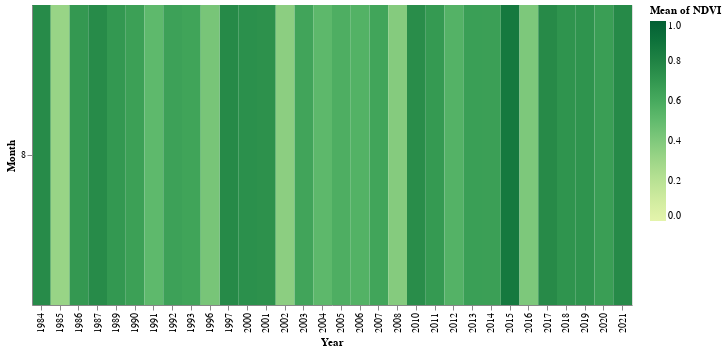

The code cell stored with this chart in its notebook:
### Markdown cell above
# Calendar heatmap

### Code cell
alt.Chart(nbr_df).mark_rect().encode(
    x='Year:O',
    y='Month:O',
    color=alt.Color(
        'mean(NDVI):Q', scale=alt.Scale(scheme='yellowgreen', domain=(0, 1))),
    tooltip=[
        alt.Tooltip('Year:O', title='Year'),
        alt.Tooltip('Month:O', title='Month'),
        alt.Tooltip('mean(NBR):Q', title='NBR')
    ]).properties(width=600, height=300)

### Figure 1 — Vega-Lite specification as saved in the notebook (floating-point values rounded to 4 significant figures)
{"config": {"view": {"continuousWidth": 400, "continuousHeight": 300}}, "data": {"name": "data-0130484a592f89437c233b5cb13a50b4"}, "mark": "rect", "encoding": {"color": {"aggregate": "mean", "field": "NDVI", "scale": {"domain": [0, 1], "scheme": "yellowgreen"}, "type": "quantitative"}, "tooltip": [{"field": "Year", "title": "Year", "type": "ordinal"}, {"field": "Month", "title": "Month", "type": "ordinal"}, {"aggregate": "mean", "field": "NBR", "title": "NBR", "type": "quantitative"}], "x": {"field": "Year", "type": "ordinal"}, "y": {"field": "Month", "type": "ordinal"}}, "height": 300, "width": 600, "$schema": "https://vega.github.io/schema/vega-lite/v4.17.0.json", "datasets": {"data-0130484a592f89437c233b5cb13a50b4": [{"NDVI": 0.66, "millis": 1375360327810, "system:index": "1_1_LC08_214064_20130325", "Timestamp": "2013-08-01T12:32:07.810000", "Year": 2013, "Month": 8, "Day": 1, "DOY": 213}, {"NDVI": 0.6588, "millis": 1406896201573, "system:index": "1_1_LC08_214064_20140104", "Timestamp": "2014-08-01T12:30:01.573000", "Year": 2014, "Month": 8, "Day": 1, "DOY": 213}, {"NDVI": 0.8594, "millis": 1438432123441, "system:index": "1_1_LC08_214064_20150107", "Timestamp": "2015-08-01T12:28:43.441000", "Year": 2015, "Month": 8, "Day": 1, "DOY": 213}, {"NDVI": 0.4102, "millis": 1470054518850, "system:index": "1_1_LC08_214064_20160211", "Timestamp": "2016-08-01T12:28:38.850000", "Year": 2016, "Month": 8, "Day": 1, "DOY": 214}, {"NDVI": 0.7632, "millis": 1501590511460, "system:index": "1_1_LC08_214064_20170301", "Timestamp": "2017-08-01T12:28:31.460000", "Year": 2017, "Month": 8, "Day": 1, "DOY": 213}, {"NDVI": 0.7163, "millis": 1533126513530, "system:index": "1_1_LC08_214064_20180131", "Timestamp": "2018-08-01T12:28:33.530000", "Year": 2018, "Month": 8, "Day": 1, "DOY": 213}, {"NDVI": 0.7173, "millis": 1564662512560, "system:index": "1_1_LC08_214064_20190102", "Timestamp": "2019-08-01T12:28:32.560000", "Year": 2019, "Month": 8, "Day": 1, "DOY": 213}, {"NDVI": 0.6618, "millis": 1596284932576, "system:index": "1_1_LC08_214064_20200105", "Timestamp": "2020-08-01T12:28:52.576000", "Year": 2020, "Month": 8, "Day": 1, "DOY": 214}, {"NDVI": 0.7672, "millis": 1627820926711, "system:index": "1_1_LC08_214064_20210208", "Timestamp": "2021-08-01T12:28:46.711000", "Year": 2021, "Month": 8, "Day": 1, "DOY": 213}, {"NDVI": 0.7368, "millis": 965132490454, "system:index": "1_2_LE07_214064_20000106", "Timestamp": "2000-08-01T12:21:30.454000", "Year": 2000, "Month": 8, "Day": 1, "DOY": 214}, {"NDVI": 0.7301, "millis": 996668347361, "system:index": "1_2_LE07_214064_20010108", "Timestamp": "2001-08-01T12:19:07.361000", "Year": 2001, "Month": 8, "Day": 1, "DOY": 213}, {"NDVI": 0.3598, "millis": 1028204249770, "system:index": "1_2_LE07_214064_20020127", "Timestamp": "2002-08-01T12:17:29.770000", "Year": 2002, "Month": 8, "Day": 1, "DOY": 213}, {"NDVI": 0.6308, "millis": 1059740225670, "system:index": "1_2_LE07_214064_20030114", "Timestamp": "2003-08-01T12:17:05.670000", "Year": 2003, "Month": 8, "Day": 1, "DOY": 213}, {"NDVI": 0.5196, "millis": 1091362666810, "system:index": "1_2_LE07_214064_20040218", "Timestamp": "2004-08-01T12:17:46.810000", "Year": 2004, "Month": 8, "Day": 1, "DOY": 214}, {"NDVI": 0.5754, "millis": 1122898682140, "system:index": "1_2_LE07_214064_20050103", "Timestamp": "2005-08-01T12:18:02.140000", "Year": 2005, "Month": 8, "Day": 1, "DOY": 213}, {"NDVI": 0.5538, "millis": 1154434725360, "system:index": "1_2_LE07_214064_20060223", "Timestamp": "2006-08-01T12:18:45.360000", "Year": 2006, "Month": 8, "Day": 1, "DOY": 213}, {"NDVI": 0.6269, "millis": 1185970749080, "system:index": "1_2_LE07_214064_20070226", "Timestamp": "2007-08-01T12:19:09.080000", "Year": 2007, "Month": 8, "Day": 1, "DOY": 213}, {"NDVI": 0.3839, "millis": 1217593141680, "system:index": "1_2_LE07_214064_20080112", "Timestamp": "2008-08-01T12:19:01.680000", "Year": 2008, "Month": 8, "Day": 1, "DOY": 214}, {"NDVI": 0.7489, "millis": 1280665198210, "system:index": "1_2_LE07_214064_20100101", "Timestamp": "2010-08-01T12:19:58.210000", "Year": 2010, "Month": 8, "Day": 1, "DOY": 213}, {"NDVI": 0.6853, "millis": 1312201335720, "system:index": "1_2_LE07_214064_20110613", "Timestamp": "2011-08-01T12:22:15.720000", "Year": 2011, "Month": 8, "Day": 1, "DOY": 213}, {"NDVI": 0.5511, "millis": 1343823761920, "system:index": "1_2_LE07_214064_20120107", "Timestamp": "2012-08-01T12:22:41.920000", "Year": 2012, "Month": 8, "Day": 1, "DOY": 214}, {"NDVI": 0.7603, "millis": 460209413508, "system:index": "2_LT05_214064_19840610", "Timestamp": "1984-08-01T11:56:53.508000", "Year": 1984, "Month": 8, "Day": 1, "DOY": 214}, {"NDVI": 0.3187, "millis": 491745527334, "system:index": "2_LT05_214064_19850528", "Timestamp": "1985-08-01T11:58:47.334000", "Year": 1985, "Month": 8, "Day": 1, "DOY": 213}, {"NDVI": 0.6925, "millis": 523281200270, "system:index": "2_LT05_214064_19860515", "Timestamp": "1986-08-01T11:53:20.270000", "Year": 1986, "Month": 8, "Day": 1, "DOY": 213}, {"NDVI": 0.7618, "millis": 554816959222, "system:index": "2_LT05_214064_19870211", "Timestamp": "1987-08-01T11:49:19.222000", "Year": 1987, "Month": 8, "Day": 1, "DOY": 213}, {"NDVI": 0.693, "millis": 617975927827, "system:index": "2_LT05_214064_19890115", "Timestamp": "1989-08-01T11:58:47.827000", "Year": 1989, "Month": 8, "Day": 1, "DOY": 213}, {"NDVI": 0.6543, "millis": 649511335405, "system:index": "2_LT05_214064_19900323", "Timestamp": "1990-08-01T11:48:55.405000", "Year": 1990, "Month": 8, "Day": 1, "DOY": 213}, {"NDVI": 0.5142, "millis": 681047378520, "system:index": "2_LT05_214064_19910222", "Timestamp": "1991-08-01T11:49:38.520000", "Year": 1991, "Month": 8, "Day": 1, "DOY": 213}, {"NDVI": 0.6456, "millis": 712669958985, "system:index": "2_LT05_214064_19920413", "Timestamp": "1992-08-01T11:52:38.985000", "Year": 1992, "Month": 8, "Day": 1, "DOY": 214}, {"NDVI": 0.6338, "millis": 744205841069, "system:index": "2_LT05_214064_19930227", "Timestamp": "1993-08-01T11:50:41.069000", "Year": 1993, "Month": 8, "Day": 1, "DOY": 213}, {"NDVI": 0.7674, "millis": 870436842916, "system:index": "2_LT05_214064_19970902", "Timestamp": "1997-08-01T12:00:42.916000", "Year": 1997, "Month": 8, "Day": 1, "DOY": 213}, {"NDVI": 0.4274, "millis": 838899159171, "system:index": "2_LT05_214065_19960119", "Timestamp": "1996-08-01T11:32:39.171000", "Year": 1996, "Month": 8, "Day": 1, "DOY": 214}]}}
